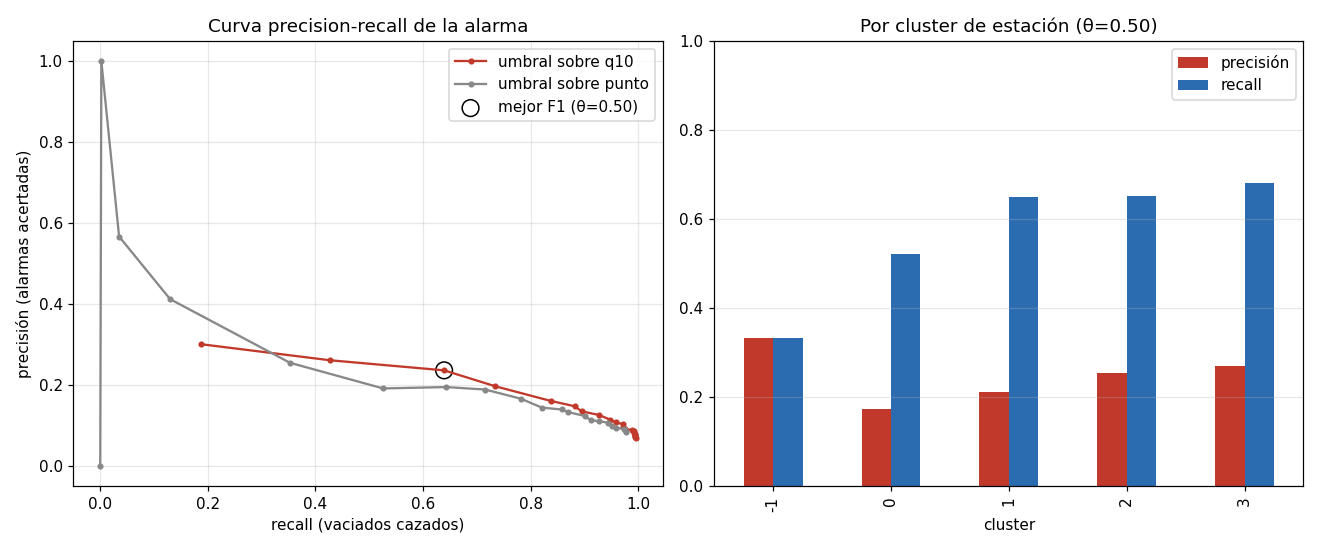

Source code (Python):
"""Afinado de la alarma "vacía en 30 min" sobre el raw del backtest zero-shot.

Barre el umbral de la banda baja (q10 <= θ) y del punto (pred <= θ), dibuja la
curva precision/recall completa, elige puntos de trabajo y comprueba con corte
temporal (train/test) si personalizar el umbral por cluster aporta algo.

Entrada: data/forecast_eval_raw.csv.gz + data/profiles_clusters.csv
Salida:  analysis/alarm_tuning.png y markdown por stdout

    python3 analysis/alarm_tuning.py > analysis/alarm_tuning.md
"""
import numpy as np
import pandas as pd
import matplotlib
matplotlib.use("Agg")
import matplotlib.pyplot as plt

EMPTY, H = 0.5, "30min"
SPLIT = "2026-09-22"            # train: 2 primeras semanas; test: los ~9 días finales

r = pd.read_csv("data/forecast_eval_raw.csv.gz", parse_dates=["t0"])
t = r[(r.model == "timesfm") & (r.h == H) & (r["last"] > EMPTY)].copy()  # transiciones
t["te"] = t.truth <= EMPTY
cl = pd.read_csv("data/profiles_clusters.csv").set_index("station_id").cluster
t["cluster"] = t.station_id.map(cl).fillna(-1).astype(int)   # -1: estaciones planas sin cluster
t["hod"] = t.t0.dt.hour

def pr(alarm, te):
    tp = (alarm & te).sum()
    return tp / max(1, alarm.sum()), tp / max(1, te.sum())

THETAS = np.arange(0, 5.001, 0.25)
curves = {}
for name, col in [("q10", "q10"), ("punto", "pred")]:
    curves[name] = [pr(t[col] <= th, t.te) for th in THETAS]

print(f"# Afinado de la alarma 'vacía en 30 min' (transiciones, {t.te.sum()} vaciados en {len(t)} casos)\n")
print("## Barrido del umbral θ (alarma si q10 <= θ)\n")
print("| θ | precisión | recall | | θ (punto) | precisión | recall |")
print("|---|---|---|---|---|---|---|")
for i, th in enumerate(THETAS):
    if th in (0, 0.5, 1, 1.5, 2, 3):
        pq, rq = curves["q10"][i]; pp, rp = curves["punto"][i]
        print(f"| {th:.1f} | {pq:.2f} | {rq:.2f} | | {th:.1f} | {pp:.2f} | {rp:.2f} |")

# puntos de trabajo sobre la curva q10
f1 = [2*p*rc/max(1e-9, p+rc) for p, rc in curves["q10"]]
best = int(np.argmax(f1))
prec_ok = [i for i, (p, _) in enumerate(curves["q10"]) if p >= 0.5]
print(f"\n- Mejor F1: θ={THETAS[best]:.2f} → precisión {curves['q10'][best][0]:.2f}, recall {curves['q10'][best][1]:.2f}")
if prec_ok:
    i = max(prec_ok, key=lambda i: curves["q10"][i][1])
    print(f"- Máximo recall con precisión >= 0.5: θ={THETAS[i]:.2f} → precisión {curves['q10'][i][0]:.2f}, recall {curves['q10'][i][1]:.2f}")

# ¿umbral por cluster? decidido en train, juzgado en test
tr, te_ = t[t.t0 < SPLIT], t[t.t0 >= SPLIT]
def best_theta(g):
    f = [2*p*rc/max(1e-9, p+rc) for p, rc in (pr(g.q10 <= th, g.te) for th in THETAS)]
    return THETAS[int(np.argmax(f))]
th_g = best_theta(tr)
th_c = tr.groupby("cluster").apply(best_theta)
p1, r1 = pr(te_.q10 <= th_g, te_.te)
p2, r2 = pr(te_.q10 <= te_.cluster.map(th_c).fillna(th_g), te_.te)
print(f"\n## ¿Umbral por cluster? (elegido en train, evaluado en test)\n")
print(f"- Global θ={th_g:.2f}: precisión {p1:.2f}, recall {r1:.2f}")
print(f"- Por cluster {dict((int(k), float(v)) for k, v in th_c.items())}: precisión {p2:.2f}, recall {r2:.2f}")

# dónde funciona: por cluster y por tramo horario, en el punto de mejor F1
TH = THETAS[best]
t["alarm"] = t.q10 <= TH
print(f"\n## Dónde acierta (θ={TH:.2f})\n")
print("| segmento | precisión | recall | vaciados |")
print("|---|---|---|---|")
for c, g in t.groupby("cluster"):
    p, rc = pr(g.alarm, g.te)
    print(f"| cluster {c} | {p:.2f} | {rc:.2f} | {g.te.sum()} |")
for lab, m in [("madrugada 0-7", (t.hod < 7)), ("mañana 7-13", (t.hod >= 7) & (t.hod < 13)),
               ("tarde 13-20", (t.hod >= 13) & (t.hod < 20)), ("noche 20-24", t.hod >= 20)]:
    g = t[m]; p, rc = pr(g.alarm, g.te)
    print(f"| {lab} | {p:.2f} | {rc:.2f} | {g.te.sum()} |")

fig, ax = plt.subplots(1, 2, figsize=(12, 5))
for name, c in [("q10", "#c0392b"), ("punto", "#888")]:
    ps, rs = zip(*curves[name])
    ax[0].plot(rs, ps, "o-", c=c, ms=3, label=f"umbral sobre {name}")
ax[0].scatter(*curves["q10"][best][::-1], s=120, facecolors="none", edgecolors="k", label=f"mejor F1 (θ={THETAS[best]:.2f})")
ax[0].set(xlabel="recall (vaciados cazados)", ylabel="precisión (alarmas acertadas)",
          title="Curva precision-recall de la alarma")
ax[0].legend(); ax[0].grid(alpha=.3)
seg = t.groupby("cluster").apply(lambda g: pd.Series(pr(g.alarm, g.te), index=["p", "r"]))
seg.plot.bar(ax=ax[1], color=["#c0392b", "#2b6cb0"])
ax[1].set(title=f"Por cluster de estación (θ={TH:.2f})", ylim=(0, 1))
ax[1].legend(["precisión", "recall"]); ax[1].grid(alpha=.3, axis="y")
fig.tight_layout(); fig.savefig("analysis/alarm_tuning.png", dpi=110)
